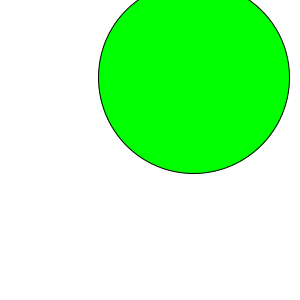
Frame 1 (no input)
Frame 60 (the mouse pressed at the canvas centre just before this capture): identical to frame 1, image omitted
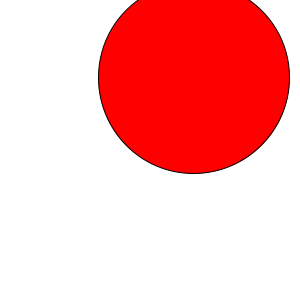
Frame 120 (the mouse held since frame 60 and released just before this capture)

The Processing sketch that drew these frames (run headless with seeded random() and noise(); from frame 60 on, the mouse is pressed at the canvas centre):

// Processing sketch: CircleDrag
// ── CircleDrag.pde
class Mover {
  float x, y;
  float r;
  boolean isDragging;
  Mover() {
    x = random(width);
    y = random(height);
    r = random(10, 100);
    isDragging = false;
  }
  void draw() {
    ellipse(x, y, 2*r, 2*r);
  }
  boolean isHit(float px, float py) {
    float dx = px - x;
    float dy = py - y;
    return dx*dx + dy*dy < r*r;
  }
}

Mover mover;

void setup() {
  size(300, 300);
  mover = new Mover();
}

void draw() {
  background(255);
  color c = color(0, 255, 0);
  if (mover.isDragging) {
    c = color(255, 0, 0);
  }
  fill(c);
  mover.draw();
}

void mousePressed() {
  println("mousePressed");
  if (mover.isHit(mouseX, mouseY)) {
    mover.isDragging = true;
  }
}

void mouseDragged() {
  println("mouseDragged");
  if (mover.isDragging) {
    mover.x = mouseX;
    mover.y = mouseY;
  }
}

void mouseReleased() {
  println("mouseReleased");
  if (mover.isDragging) {
    mover.isDragging = false;
  }
}
